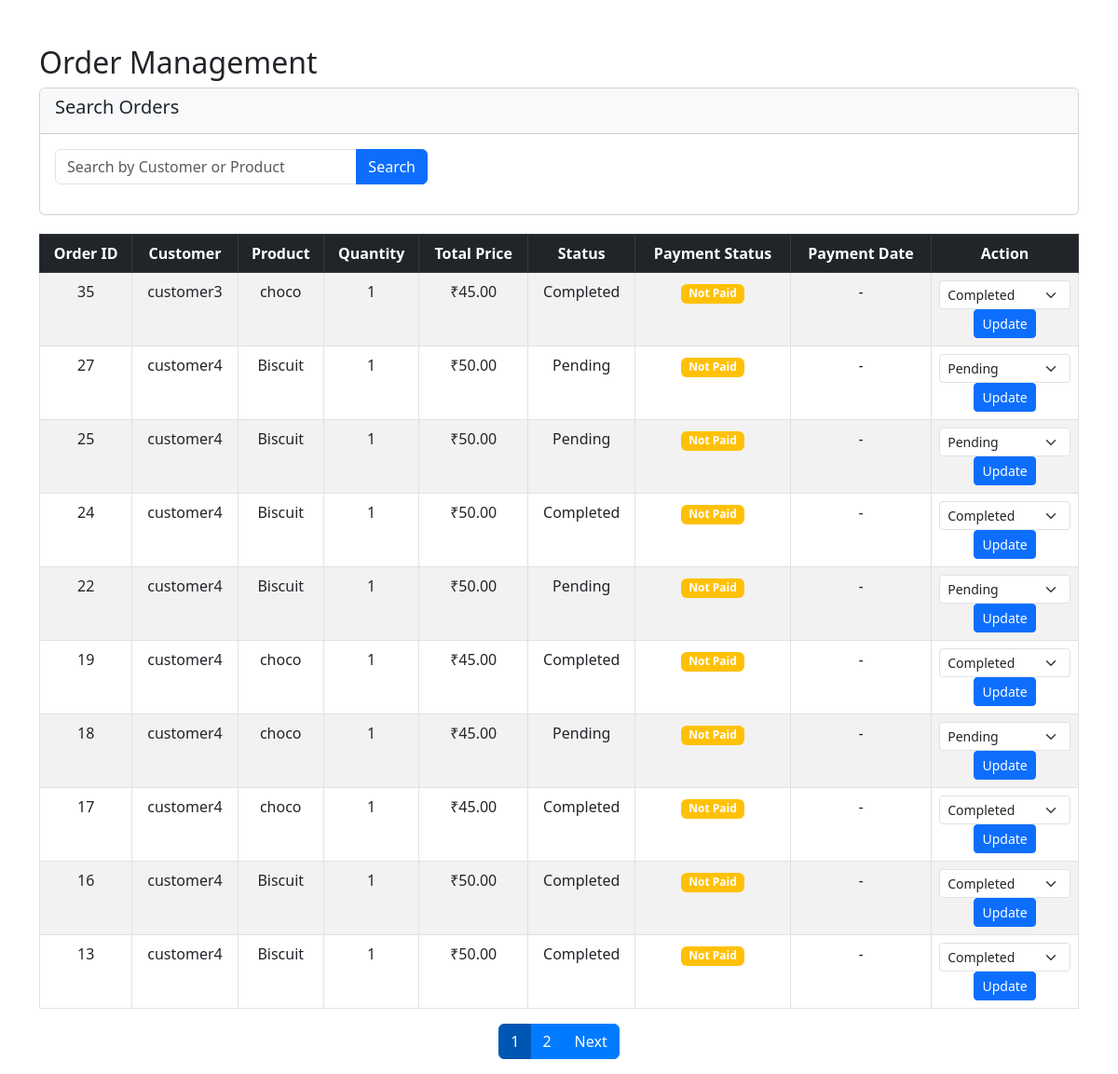
/manage_orders.php (signed in), run on the app's committed database.
### tables this page shows
CREATE TABLE `orders` (
  `id` int NOT NULL AUTO_INCREMENT,
  `product_id` int DEFAULT NULL,
  `user_id` int NOT NULL,
  `total_price` decimal(10,2) NOT NULL,
  `order_date` timestamp NULL DEFAULT CURRENT_TIMESTAMP,
  `status` enum('Pending','Completed','Cancelled') DEFAULT 'Pending',
  PRIMARY KEY (`id`),
  KEY `product_id` (`product_id`),
  KEY `fk_orders_user` (`user_id`),
  CONSTRAINT `fk_orders_user` FOREIGN KEY (`user_id`) REFERENCES `user` (`id`) ON DELETE CASCADE,
  CONSTRAINT `orders_ibfk_1` FOREIGN KEY (`product_id`) REFERENCES `products` (`id`) ON DELETE CASCADE
);

CREATE TABLE `user` (
  `id` int NOT NULL AUTO_INCREMENT,
  `username` varchar(50) NOT NULL,
  `email` varchar(100) NOT NULL,
  `password` varchar(255) NOT NULL,
  `role` enum('admin','staff','customer') NOT NULL DEFAULT 'customer',
  `phone` varchar(20) DEFAULT NULL,
  `address` text,
  `created_at` timestamp NULL DEFAULT CURRENT_TIMESTAMP,
  PRIMARY KEY (`id`),
  UNIQUE KEY `username` (`username`),
  UNIQUE KEY `email` (`email`)
);

CREATE TABLE `products` (
  `id` int NOT NULL AUTO_INCREMENT,
  `name` varchar(255) NOT NULL,
  `price` decimal(10,2) NOT NULL,
  `quantity` int NOT NULL,
  `supplier` varchar(255) NOT NULL,
  `created_at` timestamp NULL DEFAULT CURRENT_TIMESTAMP,
  `barcode` varchar(255) DEFAULT NULL,
  `category` varchar(255) NOT NULL,
  `image` varchar(255) DEFAULT NULL,
  PRIMARY KEY (`id`),
  UNIQUE KEY `barcode` (`barcode`)
);

CREATE TABLE `order_items` (
  `id` int NOT NULL AUTO_INCREMENT,
  `order_id` int NOT NULL,
  `product_id` int NOT NULL,
  `quantity` int NOT NULL,
  `price` decimal(10,2) NOT NULL,
  PRIMARY KEY (`id`),
  KEY `fk_order_items_orders` (`order_id`),
  KEY `fk_order_items_products` (`product_id`),
  CONSTRAINT `fk_order_items_orders` FOREIGN KEY (`order_id`) REFERENCES `orders` (`id`) ON DELETE CASCADE,
  CONSTRAINT `fk_order_items_products` FOREIGN KEY (`product_id`) REFERENCES `products` (`id`) ON DELETE CASCADE,
  CONSTRAINT `order_items_ibfk_1` FOREIGN KEY (`order_id`) REFERENCES `orders` (`id`) ON DELETE CASCADE,
  CONSTRAINT `order_items_ibfk_2` FOREIGN KEY (`product_id`) REFERENCES `products` (`id`) ON DELETE CASCADE
);

### manage_orders.php (the view, shortened to what this page needs)
<?php
include('db.php');
$results_per_page = 10;
$sql = "SELECT COUNT(*) AS total_orders FROM orders o
        JOIN order_items oi ON o.id = oi.order_id
        JOIN products p ON oi.product_id = p.id
        JOIN user u ON o.user_id = u.id
        LEFT JOIN payments pay ON o.id = pay.order_id";
$result = $conn->query($sql);
$row = $result->fetch_assoc();
$total_orders = $row['total_orders'];
$page_number = isset($_GET['page']) ? (int)$_GET['page'] : 1;
$start_limit = ($page_number - 1) * $results_per_page;
$search = isset($_GET['search']) ? $_GET['search'] : '';
$query = "SELECT o.id, u.username AS customer_name, p.name AS product_name,
                 oi.quantity, o.total_price, o.status,
                 pay.payment_status, pay.payment_date
          FROM orders o
          JOIN order_items oi ON o.id = oi.order_id
          JOIN products p ON oi.product_id = p.id
          JOIN user u ON o.user_id = u.id
          LEFT JOIN payments pay ON o.id = pay.order_id
          WHERE u.username LIKE ? OR p.name LIKE ?
          ORDER BY o.order_date DESC
          LIMIT ?, ?";
$stmt = $conn->prepare($query);
$search_term = "%$search%";
$stmt->bind_param("ssii", $search_term, $search_term, $start_limit, $results_per_page);
$stmt->execute();
$result = $stmt->get_result();
?>
<!DOCTYPE html>
<html lang="en">
<head>
    <link href="https://cdn.jsdelivr.net/npm/bootstrap@5.3.0-alpha1/dist/css/bootstrap.min.css" rel="stylesheet">
    <link href="https://cdn.jsdelivr.net/npm/bootstrap-icons/font/bootstrap-icons.css" rel="stylesheet">
</head>
<body>
<div class="container mt-5">
    <h2>Order Management</h2>
    <div class="card">
        <div class="card-header">
            <h5>Search Orders</h5>
        </div>
        <div class="card-body">
            <form method="GET" action="manage_orders.php" class="mb-3">
                <div class="input-group">
                    <input type="text" name="search" class="form-control" placeholder="Search by Customer or Product" value="<?php echo isset($_GET['search']) ? $_GET['search'] : ''; ?>">
                    <button type="submit" class="btn btn-primary">Search</button>
                </div>
            </form>
        </div>
    </div>
    <div class="table-responsive">
        <table class="table table-striped table-bordered table-hover">
            <thead class="table-dark">
                <tr>
                    <th>Order ID</th>
                    <th>Customer</th>
                    <th>Product</th>
                    <th>Quantity</th>
                    <th>Total Price</th>
                    <th>Status</th>
                    <th>Payment Status</th>
                    <th>Payment Date</th>
                    <th>Action</th>
                </tr>
            </thead>
            <tbody>
                <?php while ($row = $result->fetch_assoc()) { ?>
                    <tr>
                        <td><?php echo $row['id']; ?></td>
                        <td><?php echo $row['customer_name']; ?></td>
                        <td><?php echo $row['product_name']; ?></td>
                        <td><?php echo $row['quantity']; ?></td>
                        <td>₹<?php echo number_format($row['total_price'], 2); ?></td>
                        <td><?php echo $row['status']; ?></td>
                        <td>
                            <span class="badge <?php echo ($row['payment_status'] == 'Paid') ? 'badge-success' : 'badge-warning'; ?>">
                                <?php echo $row['payment_status'] ?? 'Not Paid'; ?>
                            </span>
                        </td>
                        <td><?php echo $row['payment_date'] ? date("d-m-Y H:i:s", strtotime($row['payment_date'])) : '-'; ?></td>
                        <td class="action-buttons">
                            <form method="POST" action="update_order_status.php" class="d-inline">
                                <select name="status" class="form-select form-select-sm status-select">
                                    <option value="Pending" <?php echo ($row['status'] == 'Pending') ? 'selected' : ''; ?>>Pending</option>
                                    <option value="Completed" <?php echo ($row['status'] == 'Completed') ? 'selected' : ''; ?>>Completed</option>
                                </select>
                                <button type="submit" class="btn btn-sm btn-primary">Update</button>
                            </form>
                        </td>
                    </tr>
                <?php } ?>
            </tbody>
        </table>
        <nav>
            <ul class="pagination justify-content-center">
                <?php
                $total_pages = ceil($total_orders / $results_per_page);
                for ($i = 1; $i <= $total_pages; $i++) {
                    $active_class = ($i == $page_number) ? 'active' : '';
                    echo '<li class="page-item ' . $active_class . '"><a class="page-link" href="manage_orders.php?page=' . $i . '">' . $i . '</a></li>';
                }
                if ($page_number < $total_pages) {
                    echo '<li class="page-item"><a class="page-link" href="manage_orders.php?page=' . ($page_number + 1) . '">Next</a></li>';
                }
                ?>
            </ul>
        </nav>
    </div>
</div>
</body>
</html>

### manage_orders.php (style rules this page uses)
.table th, .table td { text-align: center; }
.action-buttons form { display: inline-block; }
.pagination .page-link { color: #fff; background-color: #007bff; border-color: #007bff; }
.pagination .page-item.active .page-link { background-color: #0056b3; border-color: #0056b3; }
.badge-warning { background-color: #ffc107; }
.card-header { background-color: #f8f9fa; }
.card { margin-bottom: 20px; }
.input-group { max-width: 400px; }

### data on the page
orders: id "35", user.username "customer3", products.name "choco", order_items.quantity "1", total_price "45.00", status "Completed", payment_status "Not Paid"
orders: id "27", user.username "customer4", products.name "Biscuit", order_items.quantity "1", total_price "50.00", status "Pending", payment_status "Not Paid"
orders: id "25", user.username "customer4", products.name "Biscuit", order_items.quantity "1", total_price "50.00", status "Pending", payment_status "Not Paid"
orders: id "24", user.username "customer4", products.name "Biscuit", order_items.quantity "1", total_price "50.00", status "Completed", payment_status "Not Paid"
orders: id "22", user.username "customer4", products.name "Biscuit", order_items.quantity "1", total_price "50.00", status "Pending", payment_status "Not Paid"
orders: id "19", user.username "customer4", products.name "choco", order_items.quantity "1", total_price "45.00", status "Completed", payment_status "Not Paid"
orders: id "18", user.username "customer4", products.name "choco", order_items.quantity "1", total_price "45.00", status "Pending", payment_status "Not Paid"
orders: id "17", user.username "customer4", products.name "choco", order_items.quantity "1", total_price "45.00", status "Completed", payment_status "Not Paid"
orders: id "16", user.username "customer4", products.name "Biscuit", order_items.quantity "1", total_price "50.00", status "Completed", payment_status "Not Paid"
orders: id "13", user.username "customer4", products.name "Biscuit", order_items.quantity "1", total_price "50.00", status "Completed", payment_status "Not Paid"
